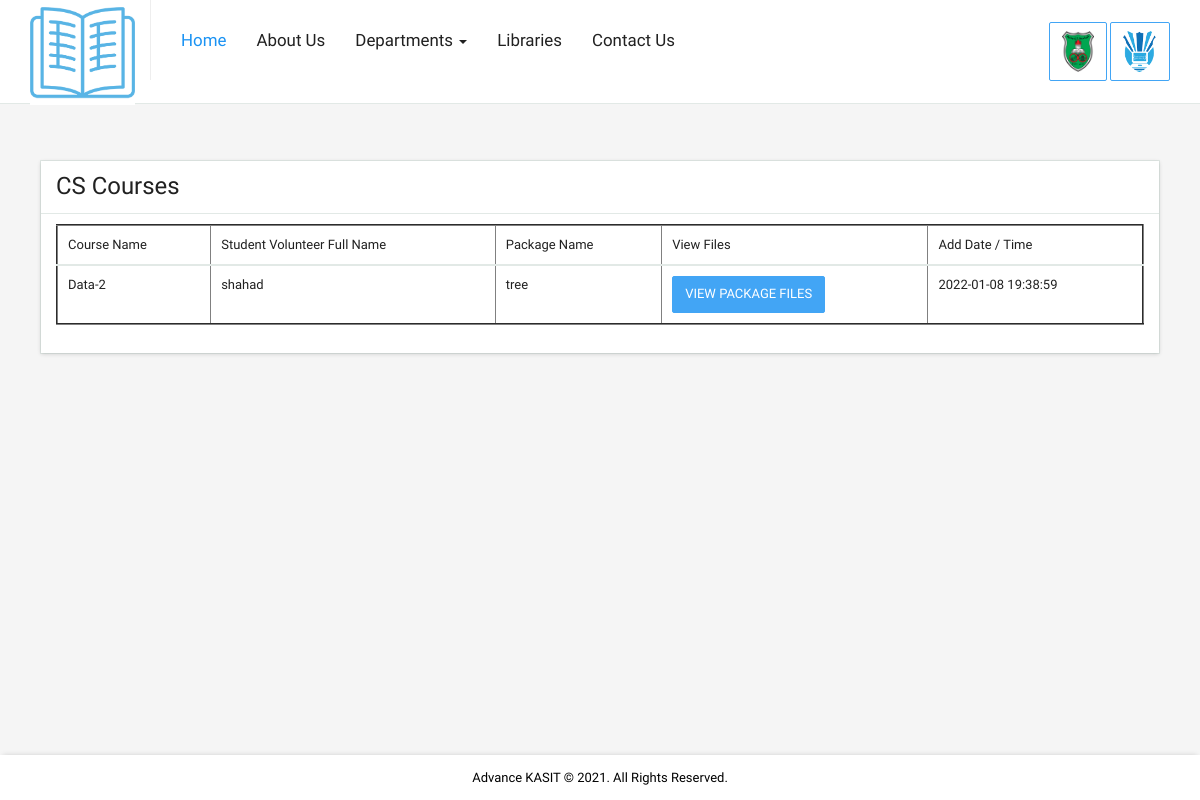
Screenshot of /Advance_KASIT_Code/CS_Courses.php with the database file from the repository.
### tables this page shows
CREATE TABLE `courses_packages` (
  `ID` int(20) NOT NULL,
  `S_ID` int(20) NOT NULL,
  `C_ID` int(20) NOT NULL,
  `Department_Name` varchar(250) NOT NULL,
  `Package_Name` varchar(250) NOT NULL,
  `Add_Date_Time` timestamp NOT NULL DEFAULT current_timestamp() ON UPDATE current_timestamp()
);

CREATE TABLE `courses` (
  `ID` int(20) NOT NULL,
  `Course_Name` varchar(250) NOT NULL,
  `Department_Name` varchar(250) NOT NULL,
  `I_ID` int(20) NOT NULL
);

CREATE TABLE `students` (
  `Uni_Number` int(7) NOT NULL,
  `Full_Name` varchar(250) NOT NULL,
  `Department_Name` varchar(250) NOT NULL,
  `Email_Address` varchar(250) NOT NULL,
  `Phone_Number` varchar(250) NOT NULL,
  `Password` varchar(250) NOT NULL,
  `Volunteer_Status` varchar(250) NOT NULL,
  `Total_Rates` int(20) NOT NULL,
  `Add_Date_Time` timestamp NOT NULL DEFAULT current_timestamp() ON UPDATE current_timestamp()
);

### Advance_KASIT_Code/CS_Courses.php (the view, shortened to what this page needs)
<?php
include("includes/config.php");
?>
<!DOCTYPE html>
<html class="transition-navbar-scroll top-navbar-xlarge bottom-footer" lang="en">
<head>
  <link href="css/vendor/all.css" rel="stylesheet">
  <link href="css/app/app.css" rel="stylesheet">
    <link rel="stylesheet" href="themes/default/default.css" type="text/css" media="screen" />
	    <link rel="stylesheet" href="nivo-slider.css" type="text/css" media="screen" />
    <link rel="stylesheet" href="style.css" type="text/css" media="screen" />
</head>
<body>
  <div class="navbar navbar-default navbar-fixed-top navbar-size-large navbar-size-xlarge paper-shadow" data-z="0" data-animated role="navigation">
    <div class="container">
      <div class="navbar-header">
        <div class="navbar-brand navbar-brand-logo">
          <a href="index.php">
           					<center><img src="images/logo2.png" width="100px" height="105px"/></center>
          </a>
        </div>
      </div>
      <div class="collapse navbar-collapse" id="main-nav">
        <ul class="nav navbar-nav navbar-nav-margin-left">
		 <li class="dropdown active">
            <a href="index.php" class="">Home</a>
          </li>
		 <li class="dropdown">
            <a href="About_Us.php" class="">About Us</a>
          </li>
		  <li class="dropdown">
            <a href="#" class="dropdown-toggle" data-toggle="dropdown">Departments <span class="caret"></span></a>
          </li>
		  <li class="dropdown">
            <a href="Libraries.php" class="">Libraries</a>
          </li>
		  <li class="dropdown">
            <a href="Contact_Us.php" class="">Contact Us</a>
          </li>
        </ul>
        <div class="navbar-right" >
      <a href="http://ju.edu.jo/home.aspx" class="navbar-btn btn btn-primary" target="_blank" style="background-color:#fff"><img src="images/ju.png" width="32px"/></a>
          <a href="http://computer.ju.edu.jo/Home.aspx" class="navbar-btn btn btn-primary" target="_blank" style="background-color:#fff"><img src="images/kasit2.png" width="34px"/></a>
	   </div>
      </div>
    </div>
  </div>
  <div class="container">
    <div class="page-section">
<br><br><br><br>
      <div class="row">
	    <div class="col-md-8 col-lg-12" style="margin-top:-40px">
        <div class="col-md-12 col-lg-12">
          <div class="panel panel-default paper-shadow" data-z="0.5">
            <ul class="list-group">
              <li class="list-group-item">
                <div class="media v-middle">
                  <div class="media-body">
                    <h4 class="text-headline margin-none">CS Courses</h4>
                  </div>
                </div>
              </li>
              <li class="list-group-item media v-middle" style="overflow-x: auto;
  overflow-y: hidden;
  white-space: nowrap;">
                <div class="media-body">
<center>
  <table data-toggle="data-table" class="table" cellspacing="0" width="100%" border="2">
              <thead>
                <tr>
                                    <th>Course Name</th>
				  <th>Student Volunteer Full Name</th>
                  <th>Package Name</th>
                  <th>View Files</th>
                  <th>Add Date / Time</th>
                </tr>
              </thead>
              <tbody>
			     <?php
					$sql1 = mysqli_query($Conn,"select * from courses_packages where Department_Name='CS' order by ID DESC");
					while ($row1 = mysqli_fetch_array($sql1)){
						$P_ID = $row1['ID'];
						$S_ID = $row1['S_ID'];
						$C_ID = $row1['C_ID'];
						$Package_Name = $row1['Package_Name'];
						$Add_Date_Time = $row1['Add_Date_Time'];
						$sql2 = mysqli_query($Conn,"select * from students where Uni_Number='$S_ID'");
						$row2 = mysqli_fetch_array($sql2);
						$Full_Name = $row2['Full_Name'];
						$sql3 = mysqli_query($Conn,"select * from courses where ID='$C_ID'");
						$row3 = mysqli_fetch_array($sql3);
						$Course_Name = $row3['Course_Name'];
						?>
                <tr>
				                  <td><?php echo $Course_Name; ?></td>
                  <td><?php echo $Full_Name; ?></td>
                  <td><?php echo $Package_Name; ?></td>
                  <td><a href="View_Package_Files.php?Package_Name=<?php echo $Package_Name; ?>&P_ID=<?php echo $P_ID; ?>" class="btn btn-primary">View Package Files</a></td>
                  <td><?php echo $Add_Date_Time; ?></td>
                </tr>
				<?php
					}
					?>
              </tbody>
            </table>
</center>
                </div>
              </li>
            </ul>
          </div>
        </div>
        </div>
      </div>
  </div>
  <footer class="footer">
    <strong><font color="#000">Advance KASIT © 2021. All Rights Reserved.</font></strong>
  </footer>
</body>
</html>

### Advance_KASIT_Code/style.css (style rules this page uses)
html, body, div, span, applet, object, iframe, h1, h2, h3, h4, h5, h6, p, blockquote, pre, a, abbr, acronym, address, big, cite, code, del, dfn, em, font, img, ins, kbd, q, s, samp, small, strike, strong, sub, sup, tt, var, dl, dt, dd, ol, ul, li, fieldset, form, label, legend, caption, th, td { text-align:left; font-weight:normal; }
header, section, footer, aside, nav, article, figure { display: block; }

### rows the page displays
courses_packages: C_ID.Course_Name "Data-2", S_ID.Full_Name "shahad", Package_Name "tree", Add_Date_Time "2022-01-08 19:38:59"
